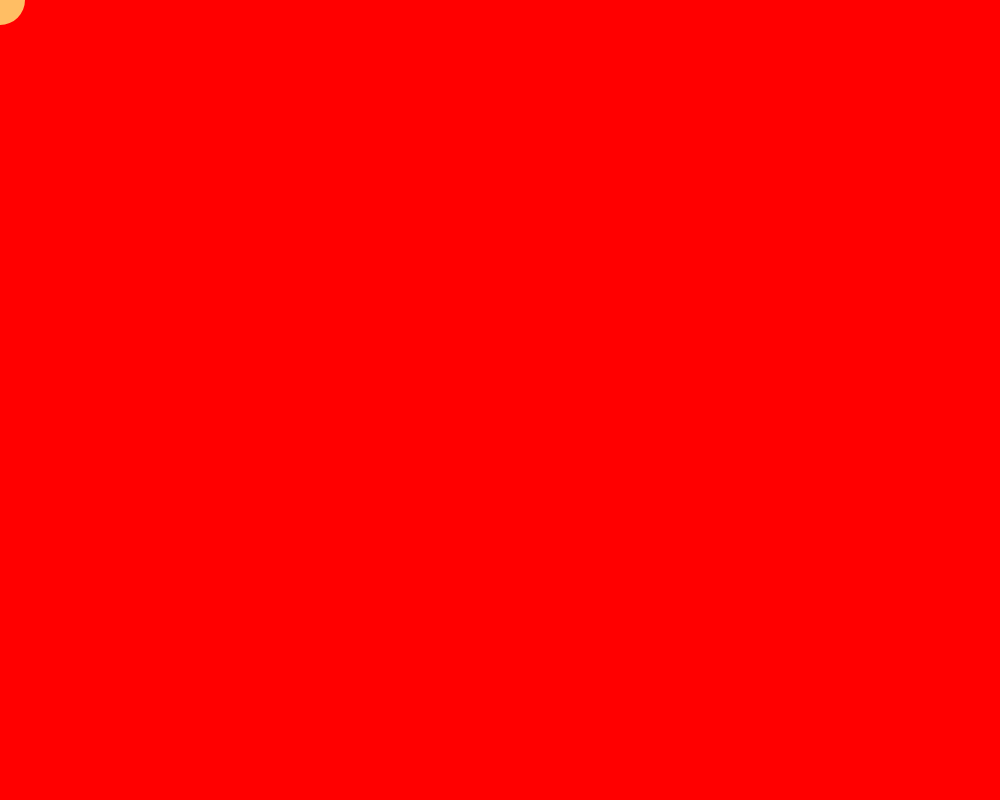
Frame 1 (no input)
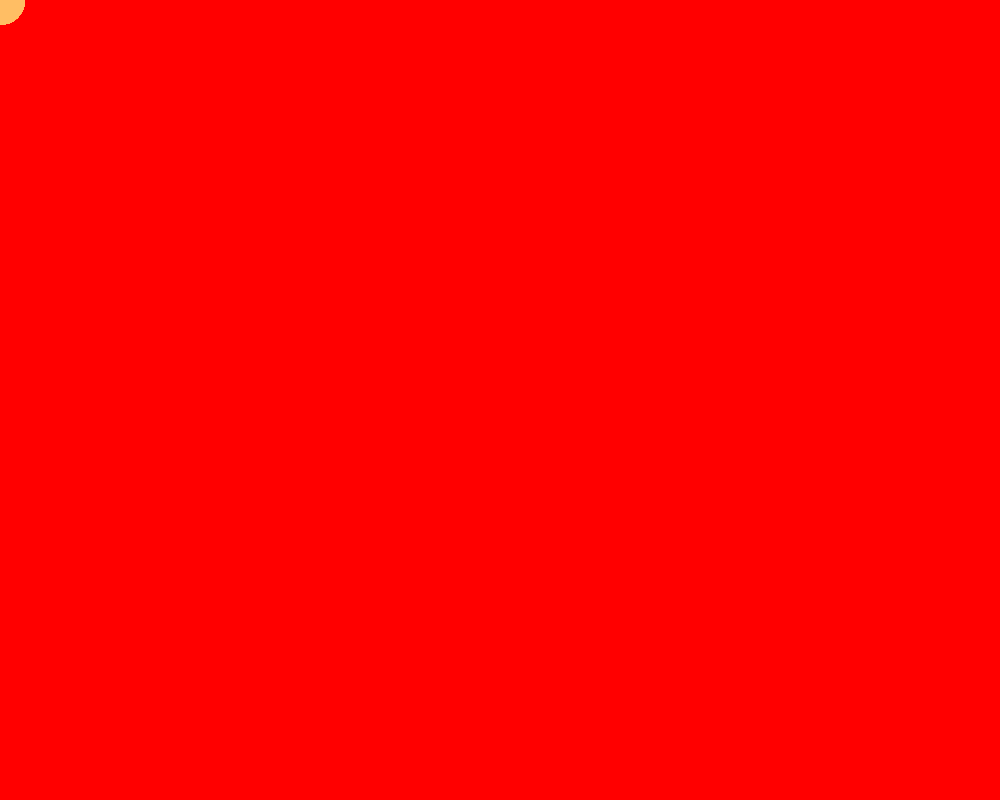
Frame 60 (no input)
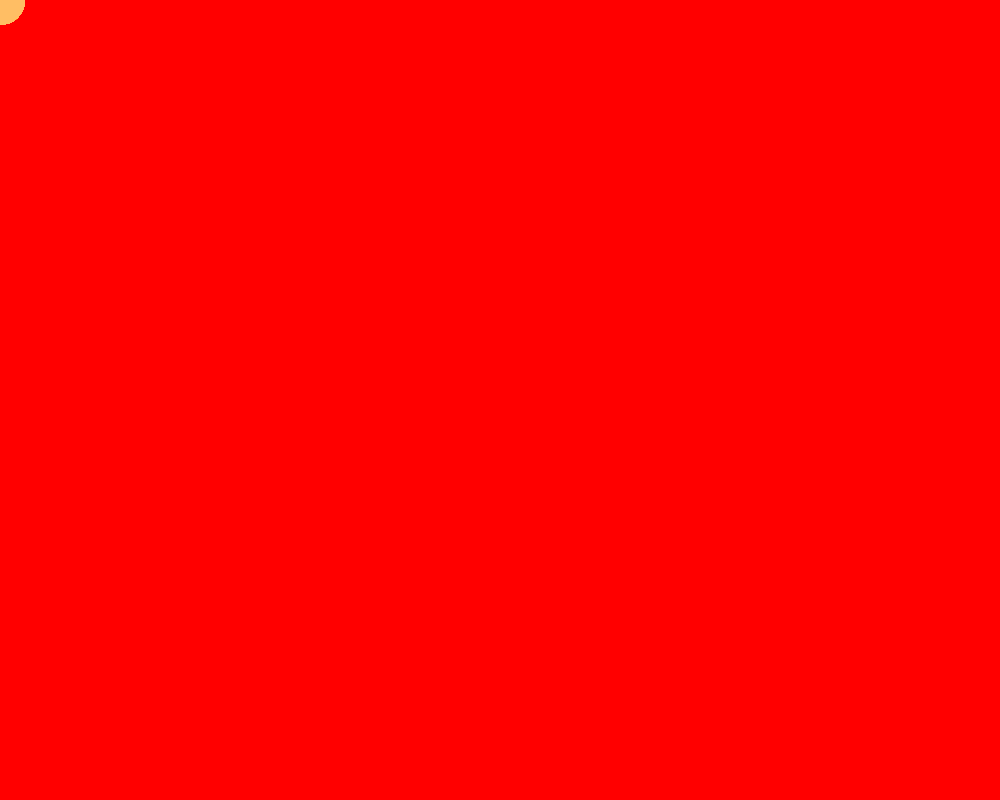
Frame 120 (the mouse pressed at the canvas centre since frame 60)

The p5.js sketch that drew these frames (run headless with seeded random() and noise() and a simulated clock; from frame 60 on, the mouse is pressed at the canvas centre):

// p5.js sketch
// ── sketch.js
let nextActionTime = 0;
let isBlocked = false;
let fakeMouseX;
let fakeMouseY;

function setup() {
  createCanvas(1000, 800);
  background(255, 0, 0);

  fakeMouseX = mouseX;
  fakeMouseY = mouseY;
}

function draw() {
  noStroke();
  fill(255, 190, 100);

  circle(fakeMouseX, fakeMouseY, 50);

  if (millis() > nextActionTime) {
    isBlocked = !isBlocked;

    nextActionTime = millis() + random(0, 4000);
  }

  if (!isBlocked) {
    fakeMouseX = lerp(fakeMouseX, mouseX, 0.1);
    fakeMouseY = lerp(fakeMouseY, mouseY, 0.1);
  }
}
